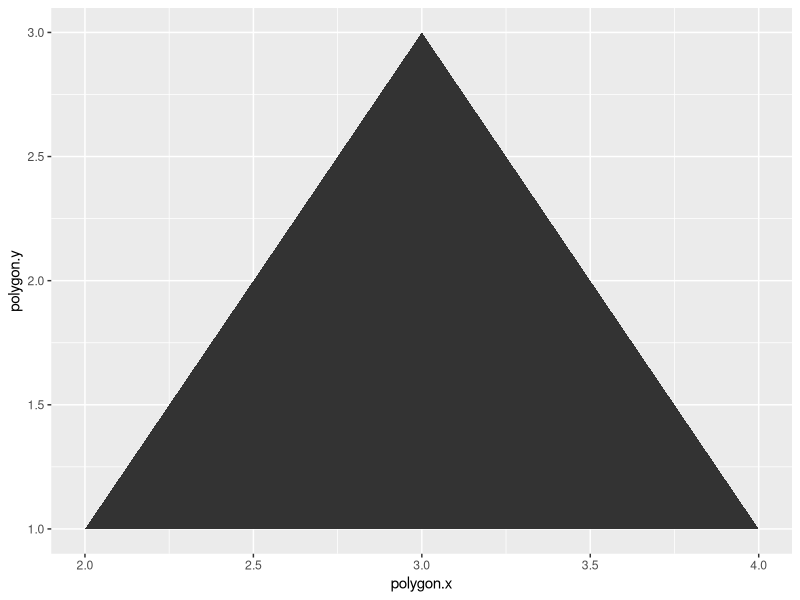

Here is the R script that generated this plot:
library(ggplot2)
library(data.table)

dt.triangle <- data.table(group = c(1,1,1), 
                          polygon.x = c(2,4,3), 
                          polygon.y = c(1,1,3))

p <- ggplot()
p <- p + geom_polygon(
  data = dt.triangle
  ,aes(
    x=polygon.x
    ,y=polygon.y
    ,group=group
  )
)
p